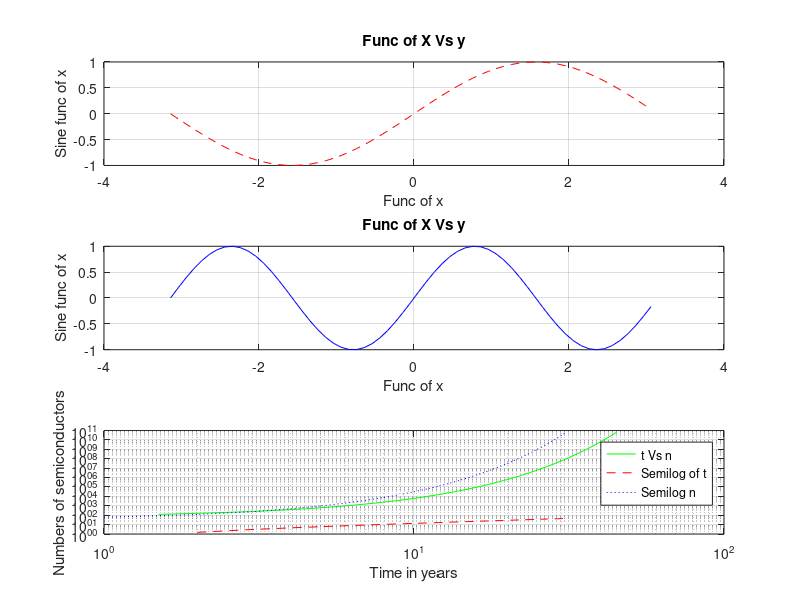
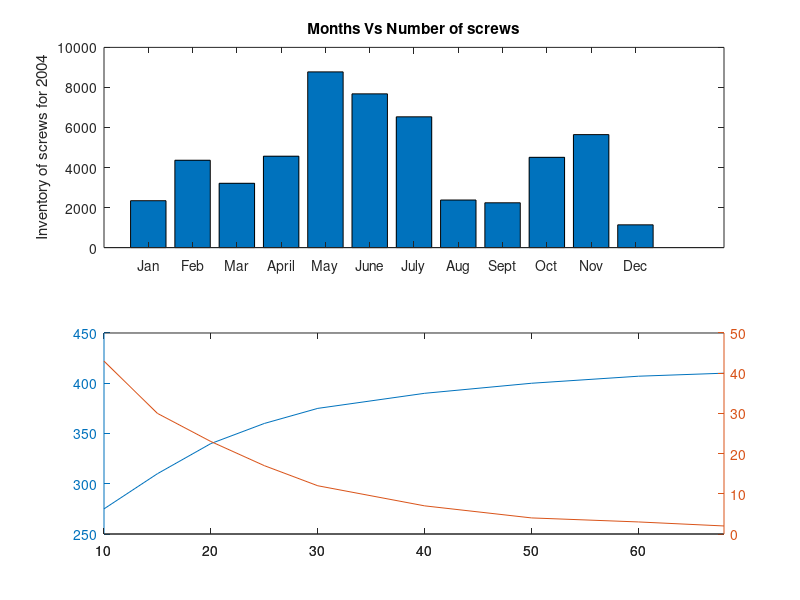

MATLAB code for these plots, in order: (Note: this script raises an error after producing the figures.)
% Program for home work 3  
% Created by Abhay Kela 
% Created on July 16, 2015
% Problem statement  1
x1=[0:1:10] % be any variable 
y1=exp (x1) % y is an exponential function of x
plot (x1,y1)
hold on   % hold on to call all the functions in one graph
y2= sin (x1) % y is sine function of x
plot (x1,y2)
hold on % hold on to call all the functions in one graph
a=5; % given values 
b=2; % given values
c=4; % given values
y3=(a*x1.^2)+(b*x1)+(c) % y as a given function on variable x 
                        % and constants a,b & C
plot (x1,y3)
hold on % hold on to call all the functions in one graph
y4= sqrt(x1)
plot (x1,y4)
grid on


% Problem statement 2
x2=[0:1:10]; % be any variable 
y5=exp (x2); % y is an exponential function of x
subplot (4,1,1); % plotting in first row, 1 column 
plot (x2,y5)
xlabel ('Func of x');
ylabel ('Exp func of x');
title ('Func of X Vs y')
grid on
hold on   % hold on to call all the functions in one graph
y6= sin (x2); % y is sine function of x
subplot (4,1,2) % plotting in second row first column
plot (x2,y6)
xlabel ('Func of x');
ylabel ('Sine func of x');
grid on
hold on % hold on to call all the functions in one graph
a=5; % given values 
b=2; % given values
c=4; % given values
y7=(a*x2.^2)+(b*x2)+(c) % y as a given function on variable x 
% and constants a,b & C
subplot (4,1,3) % plotting in 3rd row first column 
plot (x2,y7)
xlabel ('Func of x');
ylabel ('given func of x');
grid on
hold on % hold on to call all the functions in one graph
y8= sqrt(x2);
subplot (4,1,4) % plotting in 4th row first column
plot (x2,y8)
xlabel ('Func of x');
ylabel ('Sqart func of x');
grid on

% Problem statement 3
x3=[-pi:0.1:pi]; % be any variable 
y9=sin (x3); % y is an sin function of x
subplot (3,1,1); % plotting in first row, 1 column 
plot (x3,y9,'--r')
xlabel ('Func of x');
ylabel ('Sine func of x');
title ('Func of X Vs y');
grid on
hold on
y10=sin (2.*x3); % y is an sin function of x
subplot (3,1,2); % plotting in first row, 1 column 
plot (x3,y10,'-b')
xlabel ('Func of x');
ylabel ('Sine func of x');
title ('Func of X Vs y');
grid on
hold on
y11=sin (3.*x3); % y is an sin function of x
subplot (3,1,3); % plotting in first row, 1 column 
plot (x3,y11,':g')
xlabel ('Func of x');
ylabel ('Sine func of x');
title ('Func of X Vs y');
grid on

% Problem statement 4
% t is the time in years 
% 0 represents 1965 and 45 represents 2010 with increment if 1.5 years
t=[0:1.5:45]  
% d be the density of transistor 
d= 30* 2.^(t/1.5)
% n be the number of transistor per square inch for 45 years
n=2.*d
plot (t,n,'-g');
legend ('boxon');
hold on
semilogx (t,'--r');
hold on
semilogy (n,':b');
legend ('t Vs n','Semilog of t', 'Semilog n')
xlabel ('Time in years');
ylabel('Numbers of semiconductors')
grid on 

% Problem statement 5
% m is the time in months starting from january to december
m= {'Jan','Feb','Mar','April','May','June','July','Aug','Sept','Oct','Nov','Dec'};
Y1=[2342 4363 3212 4565 8776 7679 6532 2376 2238 4509 5643 1137];
Y2=[2343 5766 4535 4718 3422 2200 3454 7865 6543 4508 2312 4566];
figure 
subplot (2,1,1)
bar (Y1)
ylabel ('Inventory of screws for 2004')
title ('Months Vs Number of screws')
set(gca, 'XTickLabel', m)
subplot (2,1,2)
bar (Y2)
ylabel ('Inventory of screws for 2005')
title ('Months Vs Number of screws')
set(gca, 'XTickLabel', m)

% Problem statement 6
% the bl=elow program shall draw a relation between the physical properties
% of metals
% p is the percent of cold work needed
p=[10 15 20 25 30 40 50 60 68];
% ye is the yield strength of metal in Mpa
ye=[275 310 340 360 375 390 400 407 410];
% de is the ductility of metals in percent
de=[43 30 23 17 12 7 4 3 2];
plotyy (p,ye,p,de)

% Problem statement 7
% Let x be any given function
x=-5:0.5:5;
% Let y be any given function
y=-5:0.5:5;
% let z be the function of x & y
z=(sqrt((X.^2)+(Y.^2)));
Z=sin (z)
[X,Y]= meshgrid (x,y)
mesh (X,Y,Z)
% Using the contour plot function
contour (Z)